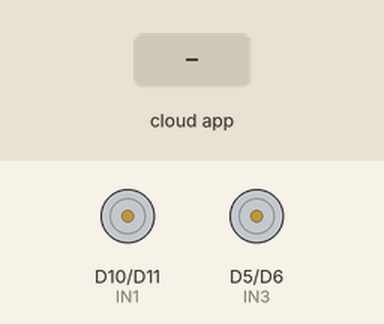
This sketch was run on a simulated Arduino MKR. On the bench: motor-driver pin pairs drawn as motors (green arrow = first pin HIGH = forward, orange = second pin HIGH = backward, longer = more drive, scaled by the enable pin). The inputs (shaded band) are chosen by the test bench. WiFi joins after 1.5 s; servers stay silent unless stated.

Above: at 4.2 s.
4.3 s: the phone or cloud app sets backWard to 1
At 5.3 s:
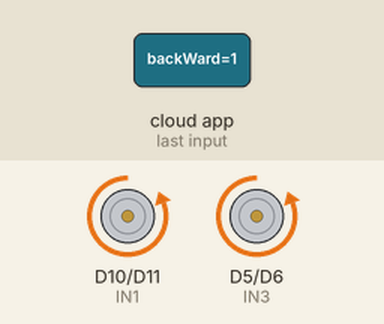
5.8 s: the phone or cloud app sets forWard to 1
At 6.5 s:
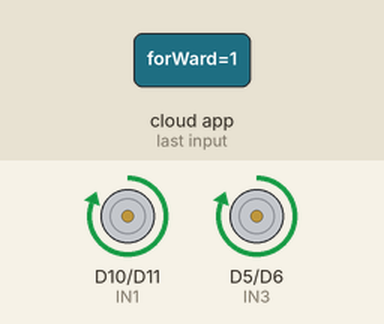
7.3 s: the phone or cloud app sets leFt to 1
At 7.6 s:
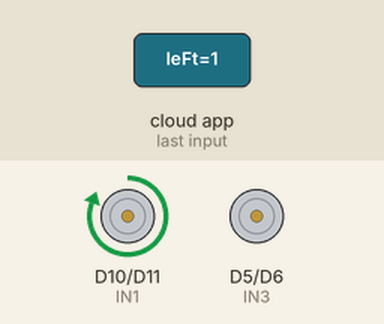
8.8 s: the phone or cloud app sets riGht to 1
At 10.0 s:
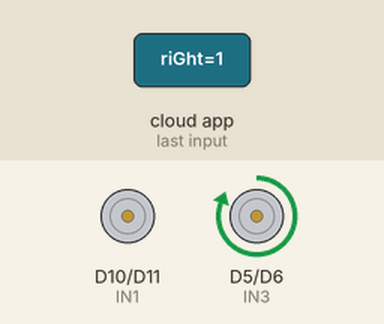
10.3 s: the phone or cloud app sets riGht to 0
At 11.1 s:
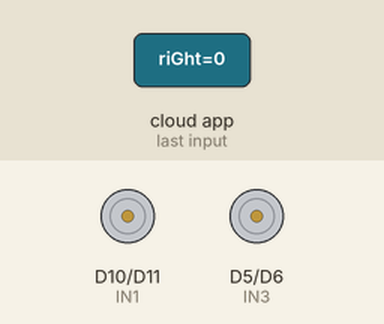
Timing chart, 0 to 12.8 s (numbered marks = the images above; inputs shaded):
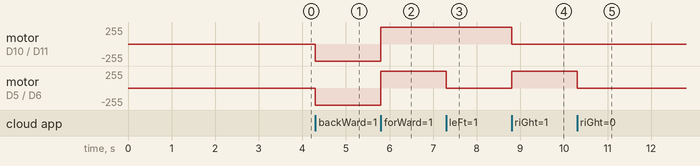

Measured:
- after the input at 4.3 s, motor on D10 (IN1) / D11 (IN2), motor on D5 (IN3) / D6 (IN4): stopped → backward 255/255 at once
- after the input at 5.8 s, motor on D10 (IN1) / D11 (IN2), motor on D5 (IN3) / D6 (IN4): backward 255/255 → forward 255/255 at once
- after the input at 7.3 s, motor on D5 (IN3) / D6 (IN4): forward 255/255 → stopped at once
- after the input at 8.8 s, motor on D10 (IN1) / D11 (IN2): forward 255/255 → stopped at once; motor on D5 (IN3) / D6 (IN4): stopped → forward 255/255 at once
- after the input at 10.3 s, motor on D5 (IN3) / D6 (IN4): forward 255/255 → stopped at once

The sketch:

Untitled_may26a.ino
```cpp
#include "arduino_secrets.h"
#include "thingProperties.h"

// === Right Motor (ENA, IN1, IN2) ===
const int ENA = 9;
const int IN1 = 10;
const int IN2 = 11;

// === Left Motor (ENB, IN3, IN4) ===
const int ENB = 3;
const int IN3 = 5;
const int IN4 = 6;

void setup() {
  Serial.begin(9600);
  delay(1500);

  initProperties();
  ArduinoCloud.begin(ArduinoIoTPreferredConnection);
  setDebugMessageLevel(2);
  ArduinoCloud.printDebugInfo();

  // Motor control pins
  pinMode(ENA, OUTPUT);
  pinMode(IN1, OUTPUT);
  pinMode(IN2, OUTPUT);

  pinMode(ENB, OUTPUT);
  pinMode(IN3, OUTPUT);
  pinMode(IN4, OUTPUT);

  stopMotors();
}

void loop() {
  ArduinoCloud.update();
}

//Stop All Motors
void stopMotors() {
  digitalWrite(IN1, LOW);
  digitalWrite(IN2, LOW);
  digitalWrite(IN3, LOW);
  digitalWrite(IN4, LOW);
  analogWrite(ENA, 0);
  analogWrite(ENB, 0);
}

//Forward
void onForWardChange() {
  if (forWard) {
    digitalWrite(IN1, HIGH);
    digitalWrite(IN2, LOW);
    digitalWrite(IN3, HIGH);
    digitalWrite(IN4, LOW);
    analogWrite(ENA, 255);
    analogWrite(ENB, 255);
  } else {
    stopMotors();
  }
}

//Backward
void onBackWardChange() {
  if (backWard) {
    digitalWrite(IN1, LOW);
    digitalWrite(IN2, HIGH);
    digitalWrite(IN3, LOW);
    digitalWrite(IN4, HIGH);
    analogWrite(ENA, 255);
    analogWrite(ENB, 255);
  } else {
    stopMotors();
  }
}

//Turn Left
void onLeFtChange() {
  if (leFt) {
    digitalWrite(IN1, HIGH);
    digitalWrite(IN2, LOW);
    digitalWrite(IN3, LOW);
    digitalWrite(IN4, LOW);
    analogWrite(ENA, 255);
    analogWrite(ENB, 0);
  } else {
    stopMotors();
  }
}

//Turn Right
void onRiGhtChange() {
  if (riGht) {
    digitalWrite(IN1, LOW);
    digitalWrite(IN2, LOW);
    digitalWrite(IN3, HIGH);
    digitalWrite(IN4, LOW);
    analogWrite(ENA, 0);
    analogWrite(ENB, 255);
  } else {
    stopMotors();
  }
}
```

arduino_secrets.h
```cpp
#define SECRET_OPTIONAL_PASS ""
#define SECRET_SSID ""
```

thingProperties.h
```cpp
// Code generated by Arduino IoT Cloud, DO NOT EDIT.

#include <ArduinoIoTCloud.h>
#include <Arduino_ConnectionHandler.h>

const char SSID[]     = SECRET_SSID;    // Network SSID (name)
const char PASS[]     = SECRET_OPTIONAL_PASS;    // Network password (use for WPA, or use as key for WEP)

void onBackWardChange();
void onForWardChange();
void onLeFtChange();
void onRiGhtChange();

bool backWard;
bool forWard;
bool leFt;
bool riGht;

void initProperties(){

  ArduinoCloud.addProperty(backWard, READWRITE, ON_CHANGE, onBackWardChange);
  ArduinoCloud.addProperty(forWard, READWRITE, ON_CHANGE, onForWardChange);
  ArduinoCloud.addProperty(leFt, READWRITE, ON_CHANGE, onLeFtChange);
  ArduinoCloud.addProperty(riGht, READWRITE, ON_CHANGE, onRiGhtChange);


}

WiFiConnectionHandler ArduinoIoTPreferredConnection(SSID, PASS);
```
